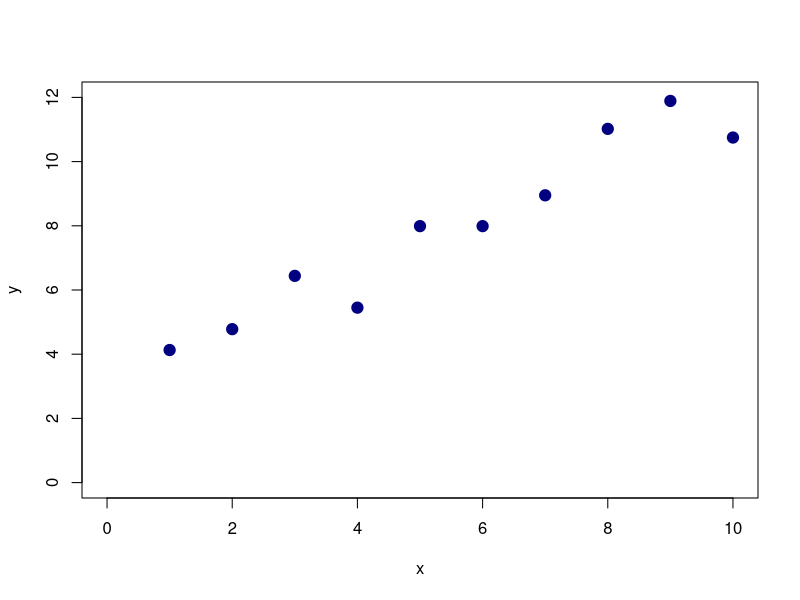
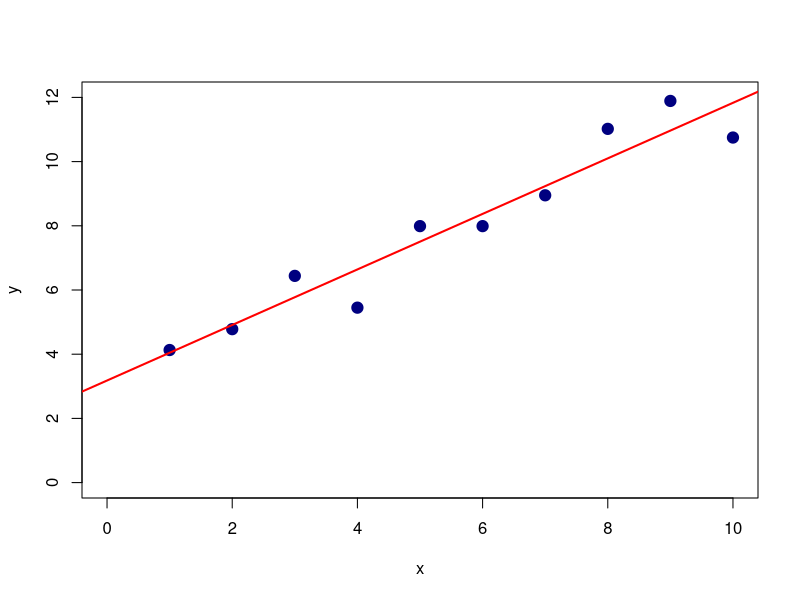

These charts were generated, in order, by the following R code:
## ---- chunk 1
knitr::opts_chunk$set(echo = TRUE)
library(kableExtra)
## ---- chunk 2
x <- 1:10
y <-  c(4.13,  4.78,  6.44,  5.45,  7.99,  7.99,  8.95, 11.02, 11.89, 10.75)
plot(x, y, xlim = c(0,10), ylim = c(0,12), col = "navy", pch = 19, cex = 1.5)
## ---- chunk 3
# Number of observations.
n <- length(x)

# Sums.
sumx <- sum(x = x)
sumy <- sum(x = y)
sumxy <- sum(x = x*y)
sumxx <- sum(x = x^2)
## ---- chunk 4
# Calculate Sxy and Sxx
Sxy <- sumxy - 1/n*sumx*sumy
Sxx <- sumxx - 1/n*sumx^2

# Calculate hat beta_1
hbeta1 <- Sxy/Sxx
## ---- chunk 5
hbeta0 <- (sumy - hbeta1*sumx)/n
## ---- chunk 6
plot(x, y, xlim = c(0,10), ylim = c(0,12), col = "navy", pch = 19, cex = 1.5)
abline(hbeta0, hbeta1, col = "red", lwd = 2)
## ---- chunk 7
covFactor <- -(sumx)/(n*Sxx)
## ---- chunk 8
# Calculate sum of squared ys.
sumyy <- sum(y^2)

# Calculate Syy
Syy = sumyy - sumy^2/n
## ---- chunk 9
SSE <- Syy - hbeta1*Sxy
## ---- chunk 10
Ssquared <- SSE/(n-2)
## ---- chunk 11
mod <- lm(y~x)
## ---- chunk 12
mod$coefficients
